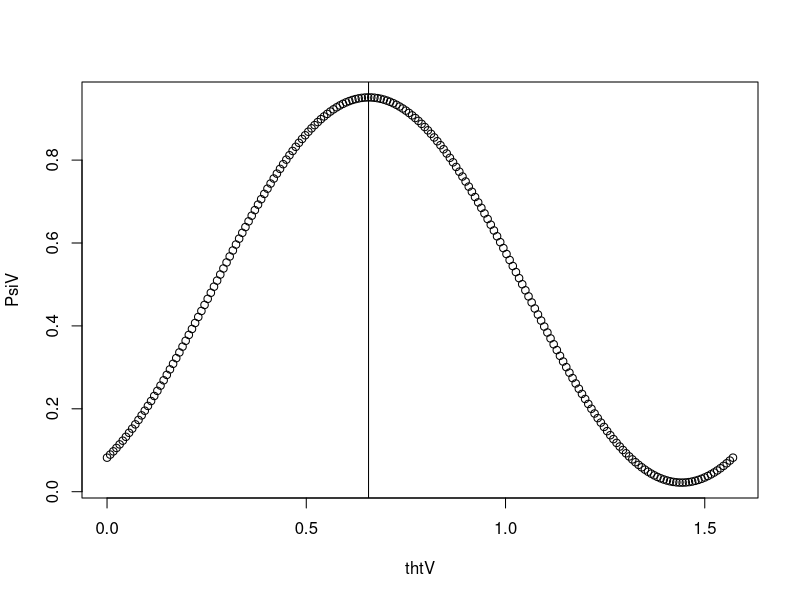

Generate this figure with R:
##-------------------
## Varimax rotation
##-------------------
## k=2
LambdaMat <- matrix(c(1.5,0.1,
                      1.2,0.2,
                      0.2,0.5),
                    nrow=3,ncol=2,byrow=TRUE)
## k=2, Table 9.4.1
LambdaMat <- matrix(c(0.628,0.372,
                      0.696,0.313,
                      0.899,-0.050,
                      0.779,-0.201,
                      0.728,-0.200),
                    nrow=5,ncol=2,byrow=TRUE)
RotMatFct <- function(tht){
  RotMat <- matrix(c(cos(tht),sin(tht),
                  -sin(tht),cos(tht)),
                nrow=2,ncol=2,byrow=TRUE)
  return(RotMat)
}
## Control
RotMatFct(0.2) %*% t(RotMatFct(0.2))
ntht <- 200
thtV <- seq(0,pi/2,len=ntht)
PsiV <- rep(0,ntht)
for (i in 1:ntht){
  ## Delta=Lambda G
  DeltaMat <- LambdaMat %*% RotMatFct(thtV[i])
  ## Communality vector h
  hVec <- sqrt( rowSums( DeltaMat^2 ) )
  #hVec <- sqrt( rowSums( LambdaMat^2 ) )
  ## Normalize by communality
  DMat <- DeltaMat/hVec
  ## Squared loadings
  D2Mat <- DMat^2
  ## Psi function to minimize (objective function)
  MeanD2Mat <- 
    matrix(rep(colMeans(D2Mat),nrow(D2Mat)),nrow=nrow(D2Mat),byrow=TRUE)
  PsiV[i] <- sum( (D2Mat - MeanD2Mat)^2 ) 
}
plot(thtV,PsiV)
## Estimate of tht
thtEst <- thtV[which.max(PsiV)]
## Rotated loadings
LambdaMat %*% RotMatFct(thtEst)
## Compare to results in Mardia Table 9.4.1 page 266 (Example 9.6.1)
thtBook <- (37.6)*2*pi/360
LambdaMat %*% RotMatFct(thtBook)
abline(v=thtBook)
##-----------------------------------------------
## k=3
##------------------------------------------------
LambdaMat <- matrix(c(0.628,0.372,0.9,
                      0.696,0.313,0.9,
                      0.899,-0.050,0,
                      0.779,-0.201,0,
                      0.728,-0.200,0),
                    nrow=5,ncol=3,byrow=TRUE)
LambdaMat%*%t(LambdaMat)

RotMatPairFct <- function(tht,pr){
  if (pr==1){
  RotMat <- matrix(c(cos(tht),sin(tht),0,
                     -sin(tht),cos(tht),0,
                   0,0,1),
                   nrow=3,ncol=3,byrow=TRUE)
  return(RotMat)
  }
  if (pr==2){
  RotMat <- matrix(c(cos(tht),0,sin(tht),
                     0,1,0,
                     -sin(tht),0,cos(tht)),
                   nrow=3,ncol=3,byrow=TRUE)
  return(RotMat)
  }
  if (pr==3){
  RotMat <- matrix(c(1,0,0,
                     0,cos(tht),sin(tht),
                     0,-sin(tht),cos(tht)),
                   nrow=3,ncol=3,byrow=TRUE)
  return(RotMat)
  }
}

## Control
pr <- 2 ; tht <- 0.3
RotMatPairFct(tht,pr)
RotMatPairFct(tht,pr) %*% t(RotMatPairFct(tht,pr))

ntht <- 200
thtV <- seq(0,pi/2,len=ntht)

## Cycles
for (ccl in 1:15){
  ## Pairs of dimensions (in general should be k(k-1)/2 possibilities)
  for (pr in 1:3){
      PsiV <- rep(0,ntht)
      for (i in 1:ntht){
      ## Delta=Lambda G
      DeltaMat <- LambdaMat %*% RotMatPairFct(thtV[i],pr)
      ## Communality vector h
      hVec <- sqrt( rowSums( DeltaMat^2 ) )
      #hVec <- sqrt( rowSums( LambdaMat^2 ) )
      ## Normalize by communality
      DMat <- DeltaMat/hVec
      ## Squared loadings
      D2Mat <- DMat^2
      ## Psi function to minimize (objective function)
      MeanD2Mat <- 
        matrix(rep(colMeans(D2Mat),nrow(D2Mat)),nrow=nrow(D2Mat),byrow=TRUE)
      PsiV[i] <- sum( (D2Mat - MeanD2Mat)^2 ) 
    }
    #plot(thtV,PsiV)
    ## Estimate of tht
    thtEst <- thtV[which.max(PsiV)]
    cat("cycle:",ccl,"theta:",thtEst,"pair:",pr,"Objective function:",max(PsiV),"\n")
    ## Rotated loadings
    LambdaMat <- LambdaMat %*% RotMatPairFct(thtEst,pr)
  }
}

LambdaMat %*% t(LambdaMat)
